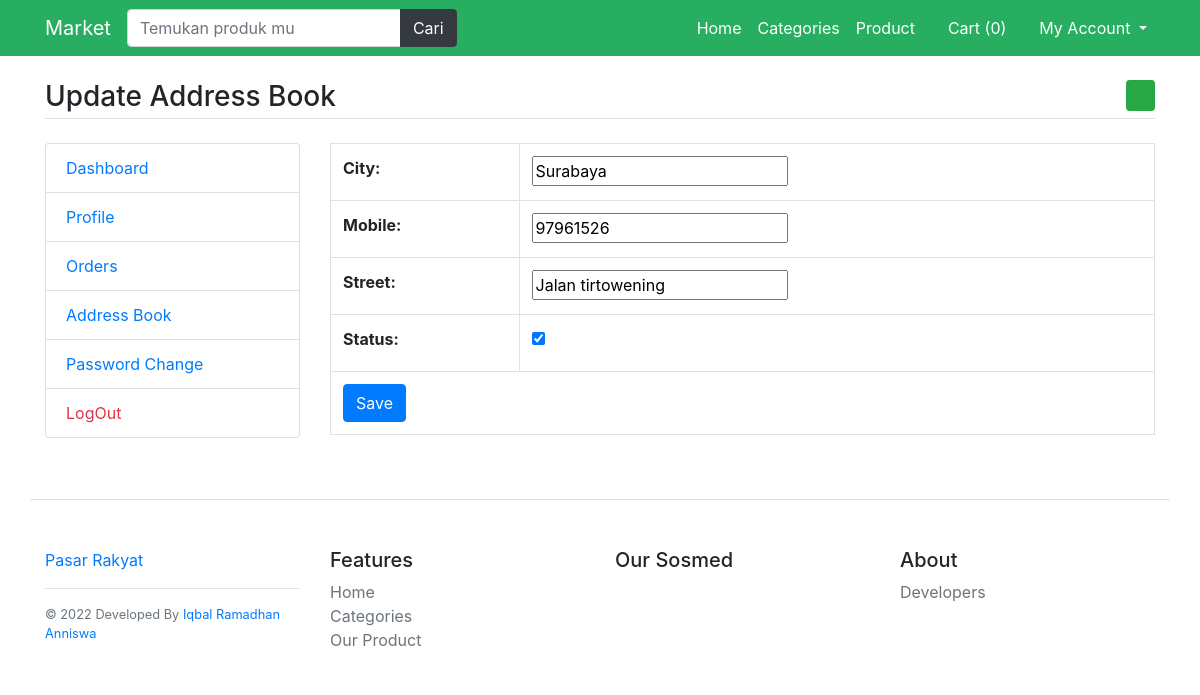
The app's page /update-address/8, older data.
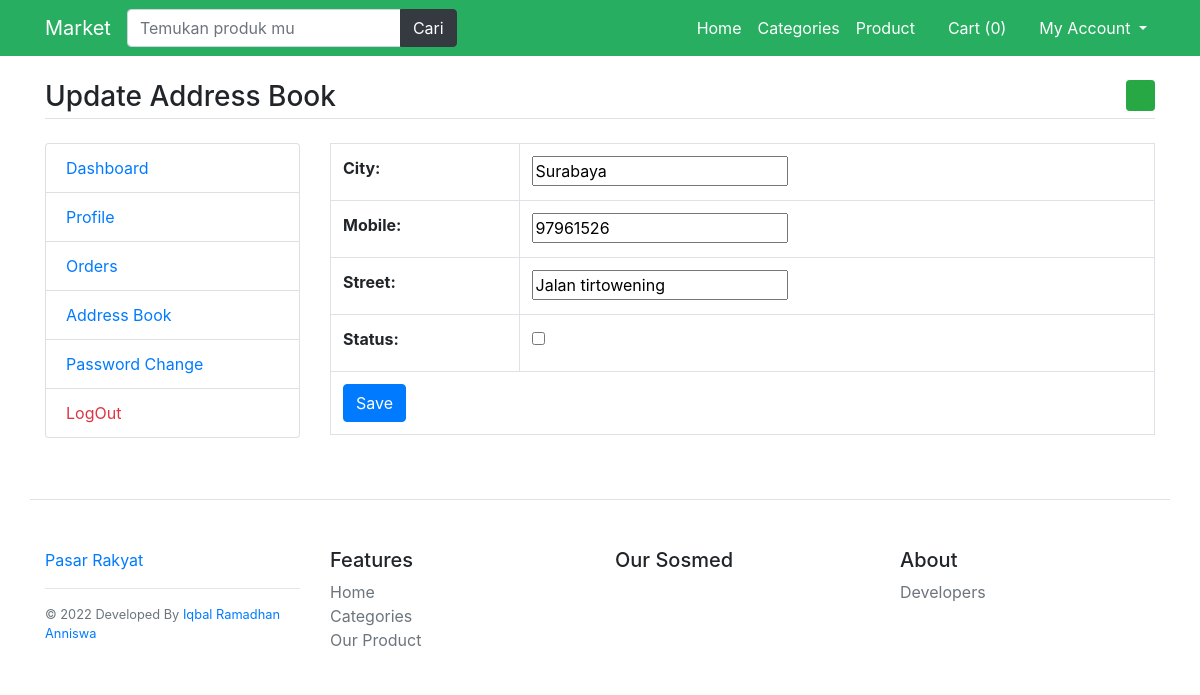
The same page, newer data.
### main/models.py (models this page shows)
class UserAddressBook(models.Model):
    user=models.ForeignKey(User,on_delete=models.CASCADE)
    mobile=models.CharField(max_length=50,null=True)
    city=models.CharField(max_length=100)
    street=models.CharField(max_length=200)
    status=models.BooleanField(default=False)
    class Meta:
        verbose_name_plural='7.Address Book'

### main/views.py (the view, shortened to what this page needs)
# urls.py: path('update-address/<int:id>', views.update_address, name='update-address'),
def update_address(request,id):
    address=UserAddressBook.objects.get(pk=id)
    msg=None
    form=AddressBookForm(instance=address)
    return render(request,'user/update-address.html',{'form':form})

### main/forms.py
class AddressBookForm(forms.ModelForm):
    class Meta:
        model=UserAddressBook
        fields=('city','mobile','street','status')

### main/templates/user/update-address.html (shortened to what this page needs)
{% extends 'base.html' %}
{% load static %}
{% block content %}
<main class="container my-4">
    <h3 class="my-4 border-bottom pb-1">Update Address Book <a href="{% url 'add-address' %}"
            class="float-right btn btn-sm btn-success"><i class="fa fa-plus"></i></a></h3>
    <div class="row">
        <div class="col-md-3">
            {% include 'user/user-sidebar.html' %}
        </div>
        <div class="col-md-9">
            <table class="table table-bordered">
                <form method="post">
                    {{form.as_table}}
                    <tr>
                        <td colspan="2">
                            <input type="submit" value="Save" class="btn btn-primary" />
                        </td>
                    </tr>
                </form>
            </table>
        </div>
    </div>
</main>
{% endblock %}

Row changes from the older to the newer data that the page shows:
changed UserAddressBook "Surabaya": status "☑" → "☐"
